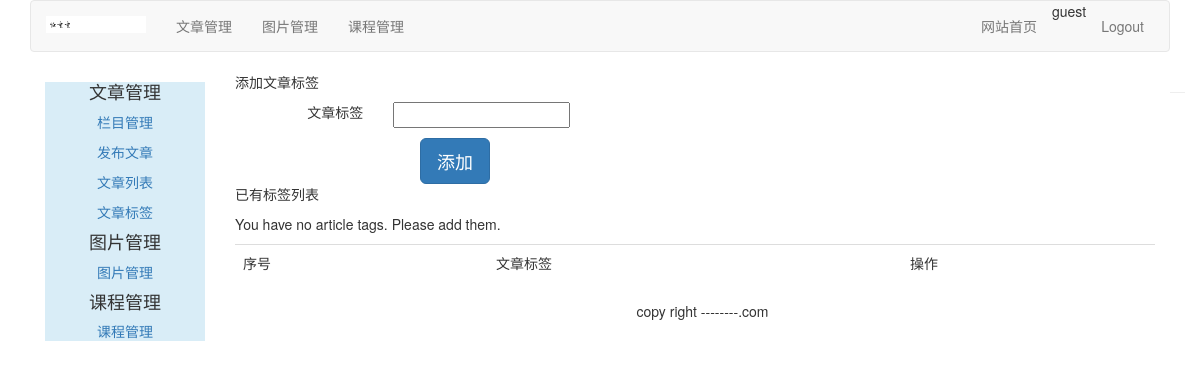
/article/article-tag/ (signed in), run on an earlier commit of the app's database.
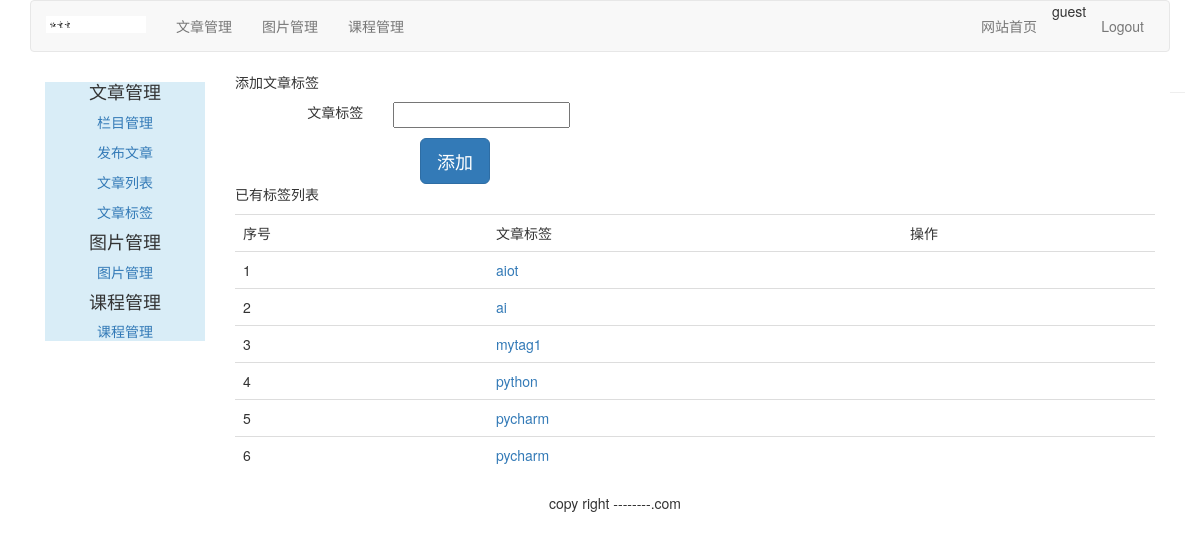
And on a later commit of the database.
### article/models.py (models this page shows, shortened)
class ArticleTag(models.Model):
    author = models.ForeignKey(User, related_name="tag", on_delete=models.CASCADE)
    tag = models.CharField(max_length=500)

### article/views.py (the view, shortened to what this page needs)
@login_required(login_url='../../account/login')
@csrf_exempt
def article_tag(request):
    if request.method == "GET":
        article_tags = ArticleTag.objects.filter(author=request.user)
        article_tag_form = ArticleTagForm()
        return render(request, "article/tag/tag_list.html", {"article_tags": article_tags,
                                                             "article_tag_form": article_tag_form})

### article/forms.py
class ArticleTagForm(forms.ModelForm):
    class Meta:
        model = ArticleTag
        fields = ('tag',)

### templates/article/tag/tag_list.html (shortened to what this page needs)
{% extends 'article/base.html' %}
{% load staticfiles %}
{% block content %}
<div>
    <p>添加文章标签</p>
    <form class="form-horizontal" action="." method="post">{% csrf_token %}
        <div class="row" style="margin-top: 10px;">
            <div class="col-md-2 text-right"><span>文章标签</span></div>
            <div class="col-md-10 text-left">{{ article_tag_form.tag }}</div>
        </div>
        <div class="row">
            <input type="button" class="btn btn-primary btn-lg" style="margin-left: 200px;
            margin-top: 10px;" value="添加" onclick="add_tag()">
        </div>
    </form>
</div>
<div>
    <p>已有标签列表</p>
    <table class="table table-hover">
        <tr>
            <td>序号</td>
            <td>文章标签</td>
            <td>操作</td>
        </tr>
        {% for article_tag in article_tags %}
            <tr id={{ forloop.counter }}>
                <td>{{ forloop.counter }}</td>
                <td><a>{{ article_tag.tag }}</a></td>
                <td><a name="delete" href="javascript:" onclick="del_tag(this,
                {{ article_tag.id }})"><span class="glyphicon glyphicon-trash"></span></a></td>
            </tr>
         {% empty %}
               <p>You have no article tags. Please add them.</p>
        {% endfor %}
    </table>
</div>
{% endblock %}

What changed in the data, as far as the page shows it:
added ArticleTag: tag "aiot"
added ArticleTag: tag "ai"
added ArticleTag: tag "mytag1"
added ArticleTag: tag "python"
added ArticleTag: tag "pycharm"
added ArticleTag: tag "pycharm"
Also different on the page:
text no longer shown: "You have no article tags. Please add them."
